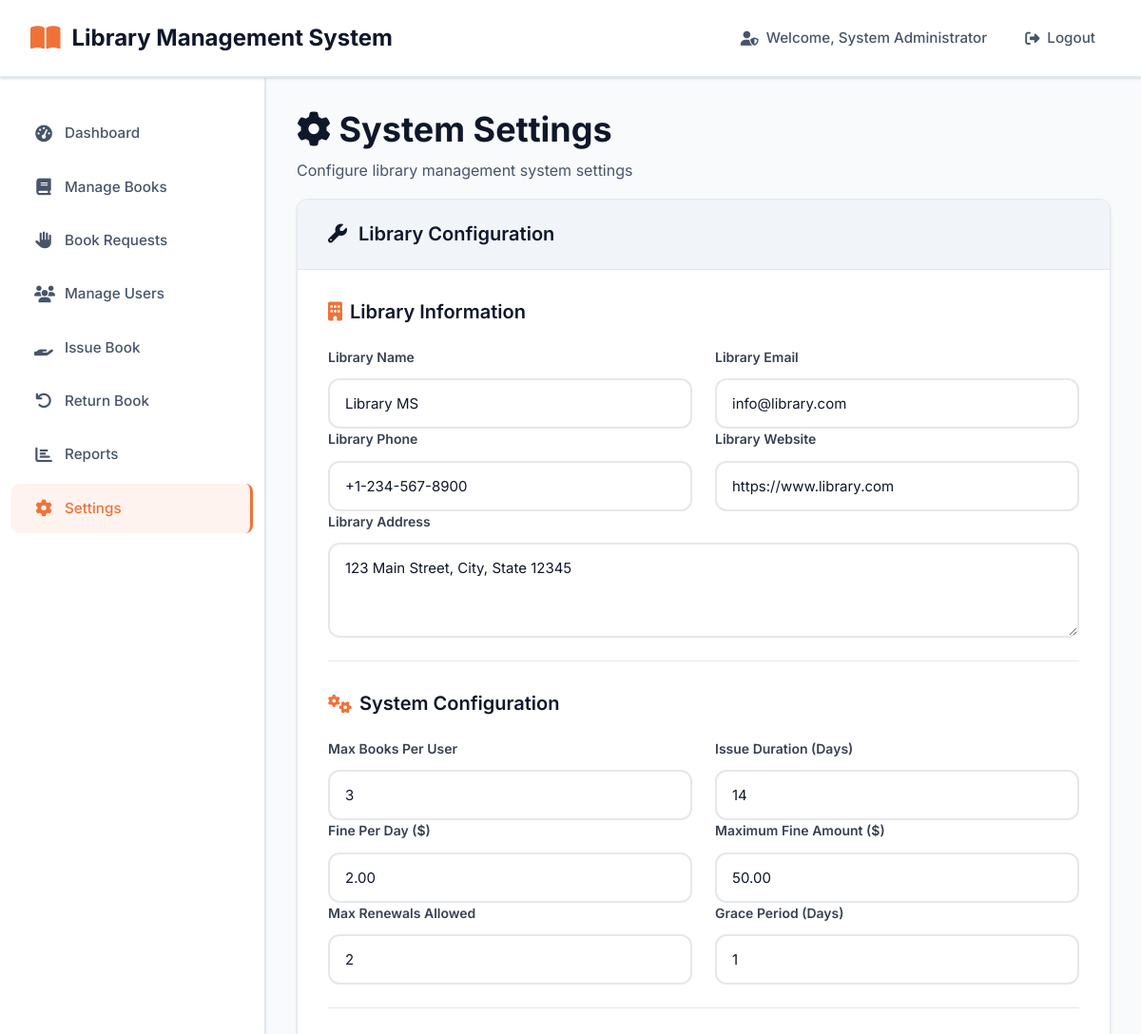
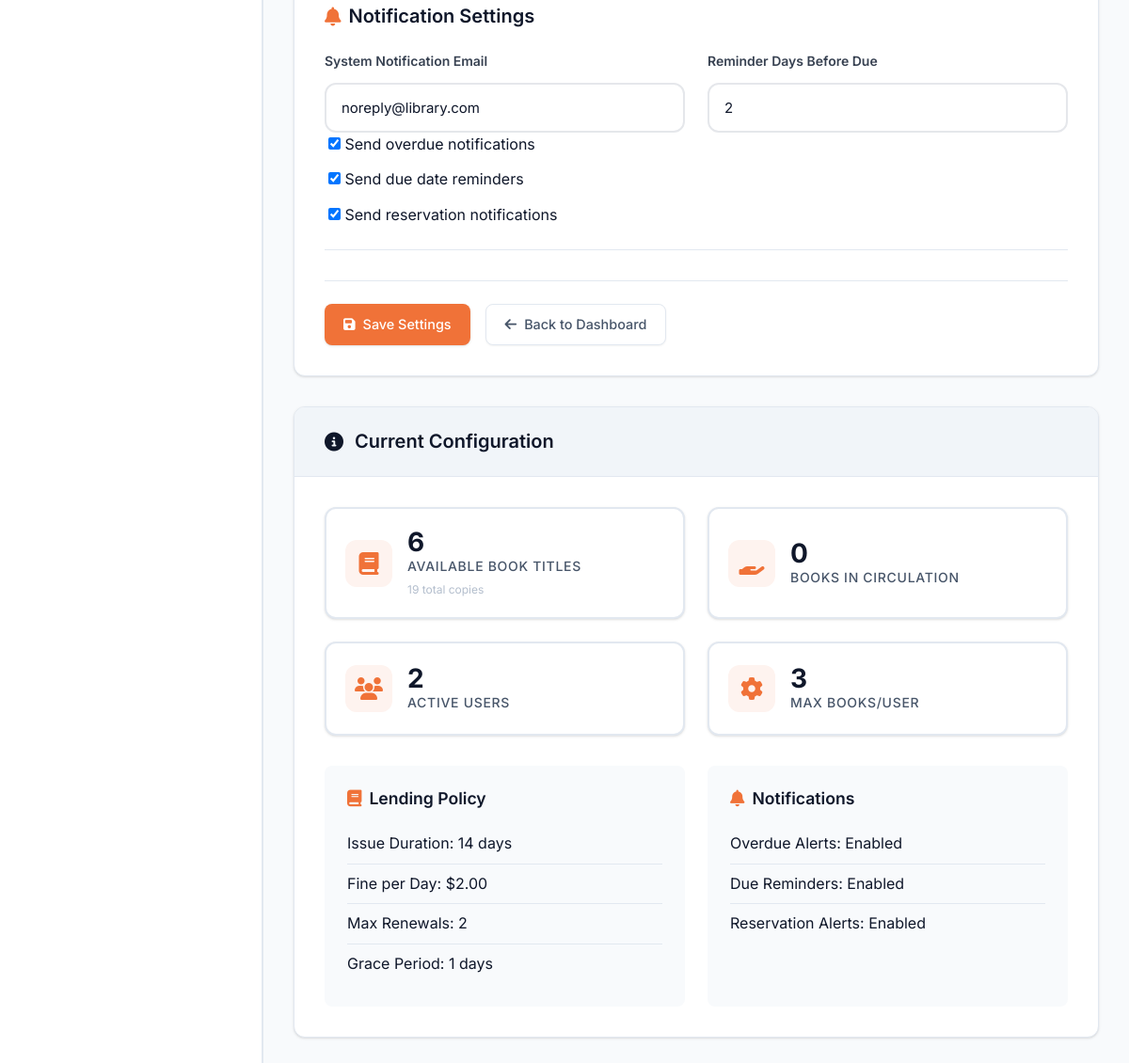
/admin/settings.php (signed in), run on the app's committed database (2 pictures, top to bottom).
### tables this page shows
CREATE TABLE system_settings (
    setting_id INT PRIMARY KEY AUTO_INCREMENT,
    setting_key VARCHAR(100) UNIQUE NOT NULL,
    setting_value TEXT NOT NULL,
    description TEXT,
    created_at TIMESTAMP DEFAULT CURRENT_TIMESTAMP,
    updated_at TIMESTAMP DEFAULT CURRENT_TIMESTAMP ON UPDATE CURRENT_TIMESTAMP
);

### admin/settings.php (the view, shortened to what the rows shown need)
<?php
require_once '../includes/functions.php';
?>
<!DOCTYPE html>
<html lang="en">
<head>
    <link rel="stylesheet" href="../assets/css/style.css">
    <link rel="stylesheet" href="https://cdnjs.cloudflare.com/ajax/libs/font-awesome/6.4.0/css/all.min.css">
</head>
<body class="admin-layout">
    <div class="admin-container">
        <main class="admin-main">
            <div class="dashboard-header">
                <h1 class="dashboard-title">
                    <i class="fas fa-cog"></i> System Settings
                </h1>
            </div>
            <div class="content-card">
                <div class="content-card-header">
                    <h2 class="content-card-title">
                        <i class="fas fa-wrench"></i> Library Configuration
                    </h2>
                </div>
                <div class="content-card-body">
                    <form method="POST" action="" class="settings-form">
                        <div style="margin-bottom: 2rem; padding-bottom: 1.5rem; border-bottom: 1px solid #e2e8f0;">
                            <div class="row">
                                <div class="col-md-6">
                                    <div class="form-group">
                                        <label for="library_name" class="form-label">Library Name</label>
                                        <input type="text" class="form-control" id="library_name" name="library_name"
                                               value="<?php echo htmlspecialchars(getSetting('library_name', 'City Public Library')); ?>" required>
                                    </div>
                                </div>
                                <div class="col-md-6">
                                    <div class="form-group">
                                        <label for="library_email" class="form-label">Library Email</label>
                                        <input type="email" class="form-control" id="library_email" name="library_email"
                                               value="<?php echo htmlspecialchars(getSetting('library_email', 'info@library.com')); ?>">
                                    </div>
                                </div>
                            </div>
                            <div class="row">
                                <div class="col-md-6">
                                    <div class="form-group">
                                        <label for="library_phone" class="form-label">Library Phone</label>
                                        <input type="tel" class="form-control" id="library_phone" name="library_phone"
                                               value="<?php echo htmlspecialchars(getSetting('library_phone', '+1-234-567-8900')); ?>">
                                    </div>
                                </div>
                            </div>
                        </div>
                        <div style="margin-bottom: 2rem; padding-bottom: 1.5rem; border-bottom: 1px solid #e2e8f0;">
                            <div class="row">
                                <div class="col-md-6">
                                    <div class="form-group">
                                        <label for="max_books_per_user" class="form-label">Max Books Per User</label>
                                        <input type="number" class="form-control" id="max_books_per_user" name="max_books_per_user"
                                               value="<?php echo htmlspecialchars(getSetting('max_books_per_user', '3')); ?>" min="1" max="20" required>
                                    </div>
                                </div>
                            </div>
                            <div class="row">
                                <div class="col-md-6">
                                    <div class="form-group">
                                        <label for="fine_per_day" class="form-label">Fine Per Day ($)</label>
                                        <input type="number" class="form-control" id="fine_per_day" name="fine_per_day"
                                               value="<?php echo htmlspecialchars(getSetting('fine_per_day', '2.00')); ?>" step="0.01" min="0" max="50" required>
                                    </div>
                                </div>
                            </div>
                        </div>
                    </form>
                </div>
            </div>
            <div class="content-card">
                <div class="content-card-header">
                    <h2 class="content-card-title">
                        <i class="fas fa-info-circle"></i> Current Configuration
                    </h2>
                </div>
                <div class="content-card-body">
                    <div class="stats-grid">
                        <div class="stat-card">
                            <div class="stat-content">
                                <h3 class="stat-number"><?php echo getSetting('max_books_per_user', '3'); ?></h3>
                                <p class="stat-label">Max Books/User</p>
                            </div>
                        </div>
                    </div>
                    <div class="settings-summary">
                        <div class="row">
                            <div class="col-md-6">
                                <div style="background: #f8fafc; border-radius: 8px; padding: 1.5rem; height: 100%;">
                                    <ul style="list-style: none; padding: 0;">
                                        <li style="padding: 0.5rem 0; border-bottom: 1px solid #e2e8f0;">Issue Duration: <?php echo getSetting('issue_duration_days', '14'); ?> days</li>
                                        <li style="padding: 0.5rem 0; border-bottom: 1px solid #e2e8f0;">Fine per Day: $<?php echo number_format(getSetting('fine_per_day', '2.00'), 2); ?></li>
                                        <li style="padding: 0.5rem 0; border-bottom: 1px solid #e2e8f0;">Max Renewals: <?php echo getSetting('renewal_limit', '2'); ?></li>
                                        <li style="padding: 0.5rem 0;">Grace Period: <?php echo getSetting('grace_period_days', '1'); ?> days</li>
                                    </ul>
                                </div>
                            </div>
                        </div>
                    </div>
                </div>
            </div>
        </main>
    </div>
</body>
</html>

### data on the page
system_settings: library_name "Library MS"
system_settings: library_email "info@library.com"
system_settings: library_phone "+1-234-567-8900"
system_settings: max_books_per_user "3", setting_value "3"
system_settings: fine_per_day "2.00", setting_value "2.00"

### other printed values
SITE_NAME "Library Management System"
$_SESSION['user_name'] "System Administrator"
getTotalAvailableBooks() "6"
getTotalAvailableBookCopies() "19"
getBooksInCirculation() "0"
$totalUsers "2"
getSetting('issue_duration_days', '14') "14"
getSetting('renewal_limit', '2') "2"
getSetting('grace_period_days', '1') "1"
